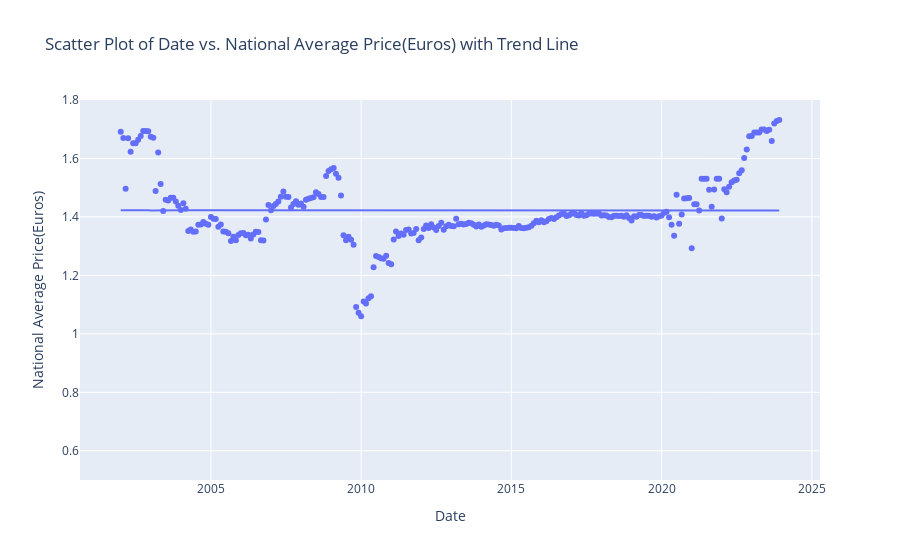

The code cell stored with this chart in its notebook:
### Markdown cell above
## Scatter Plot for the Natonal Average Banana Price Vs Date

### Code cell
import plotly.express as px

# Convert 'date' column to datetime
banana_price['date'] = pd.to_datetime(banana_price['date'])

# Plotly Express Scatter Plot with Trend Line
fig = px.scatter(banana_price, x='date', y='National Average Price(Euros)', 
                 title='Scatter Plot of Date vs. National Average Price(Euros) with Trend Line',
                 labels={'National Average Price(Euros)': 'National Average Price(Euros)'},
                 range_y=[0.5, 1.8], trendline="ols")  # Set the y-axis range and add trendline
fig.update_xaxes(title_text='Date')
fig.show()

### Figure 1 — Plotly figure (JSON) as saved in the notebook; plotly's stock layout.template omitted (floating-point values rounded to 4 significant figures; data arrays with more than 128 entries replaced by an {"elided": "..."} marker saying what was removed)
{"data": [{"hovertemplate": "date=%{x}<br>National Average Price(Euros)=%{y}<extra></extra>", "legendgroup": "", "marker": {"color": "#636efa", "symbol": "circle"}, "mode": "markers", "name": "", "orientation": "v", "showlegend": false, "type": "scatter", "x": {"elided": "264 str values"}, "xaxis": "x", "y": {"elided": "264 float values"}, "yaxis": "y"}, {"hovertemplate": "<b>OLS trendline</b><br>National Average Price(Euros) = -0.000137643 * date + 1.42257<br>R<sup>2</sup>=0.000002<br><br>date=%{x}<br>National Average Price(Euros)=%{y} <b>(trend)</b><extra></extra>", "legendgroup": "", "marker": {"color": "#636efa", "symbol": "circle"}, "mode": "lines", "name": "", "showlegend": false, "type": "scatter", "x": {"elided": "264 str values"}, "xaxis": "x", "y": {"elided": "264 float values"}, "yaxis": "y"}], "layout": {"legend": {"tracegroupgap": 0}, "title": {"text": "Scatter Plot of Date vs. National Average Price(Euros) with Trend Line"}, "xaxis": {"anchor": "y", "domain": [0, 1], "title": {"text": "Date"}}, "yaxis": {"anchor": "x", "domain": [0, 1], "range": [0.5, 1.8], "title": {"text": "National Average Price(Euros)"}}}}
